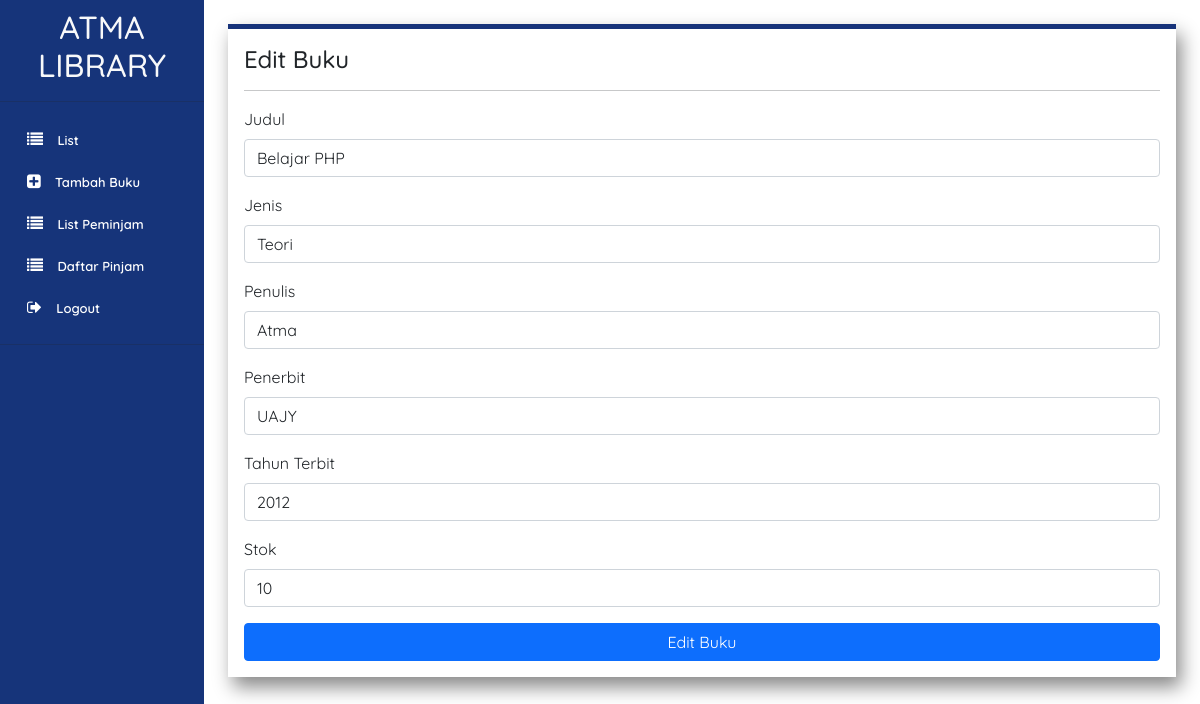
Page /page/editBukuPage.php?id=1 (signed in) on the committed database.
### tables this page shows
CREATE TABLE `book` (
  `id` int(255) NOT NULL,
  `judul` varchar(255) NOT NULL,
  `jenis` varchar(255) NOT NULL,
  `penulis` varchar(255) NOT NULL,
  `penerbit` varchar(255) NOT NULL,
  `tahun` int(255) NOT NULL,
  `stok` int(255) NOT NULL
);

### page/editBukuPage.php (the view, shortened to what this page needs)
<?php
    include '../component/sidebarAdmin.php';
?>
<?php
    $id = $_GET["id"];
    $sql = mysqli_query($con,"SELECT * FROM book WHERE id = '$id'");
    $data = mysqli_fetch_array($sql);
    echo'
    <!doctype html>
<html lang="en">
  <head>
    <link href="https://cdn.jsdelivr.net/npm/bootstrap@5.0.2/dist/css/bootstrap.min.css" rel="stylesheet">
    <link href="style.css" rel="stylesheet">
  </head>
    <div class="container p-3 m-4 h-100" style="background-color: #FFFFFF; border-top: 5px solid #17337A; box-shadow: 5px 10px 18px #888888;" >
        <h4 >Edit Buku</h4>
        <hr>
        <form action="../process/editBukuProcess.php?id='.$data['id'].'" method="post">
        <div class="mb-3">
                <label for="judul" class="form-label">Judul</label>
                <input type="text"class="form-control" id="judul" required name="judul" aria-describedby="emailHelp" placeholder="Judul Buku" value = "'.$data['judul'].'">
            </div>
            <div class="mb-3">
                <label for="jenis" class="form-label">Jenis</label>
                <input type="text" class="form-control" id="jenis" required name="jenis" aria-describedby="emailHelp" placeholder="Jenis Buku" value = "'.$data['jenis'].'">
            </div>
            <div class="mb-3">
                <label for="penulis" class="form-label">Penulis</label>
                <input type="text" class="form-control" id="penulis" required name="penulis" aria-describedby="emailHelp" placeholder="Penulis Buku" value = "'.$data['penulis'].'">
            </div>
            <div class="mb-3">
                <label for="penerbit" class="form-label">Penerbit</label>
                <input type="text" class="form-control" id="penerbit" required name="penerbit" aria-describedby="emailHelp" placeholder="Penerbit Buku" value = "'.$data['penerbit'].'">
            </div>
            <div class="mb-3">
                <label for="tahun" class="form-label">Tahun Terbit</label>
                <input type="tel" class="form-control" id="tahun" required name="tahun" aria-describedby="emailHelp" placeholder="Tahun Terbit Buku" value = "'.$data['tahun'].'">
            </div>
            <div class="mb-3">
                <label for="stok" class="form-label">Stok</label>
                <input type="tel" class="form-control" id="stok" required name="stok" aria-describedby="emailHelp" placeholder="Jumlah Stok Buku" value = "'.$data['stok'].'">
            </div>
            <div class="d-grid gap-2">
                <button type="submit" class="btn btn-primary" name="editBuku">Edit Buku</button>
            </div>
        </form>
    </div>
    </aside>
</body>
</html>'
?>

### style.css (style rules this page uses)
* { font-family: 'Quicksand', sans-serif; }

### component/sidebarAdmin.php (style rules this page uses)
* { font-family: "Quicksand", sans-serif; }

### rows in the picture
book: judul "Belajar PHP", jenis "Teori", penulis "Atma", penerbit "UAJY", tahun "2012", stok "10"
